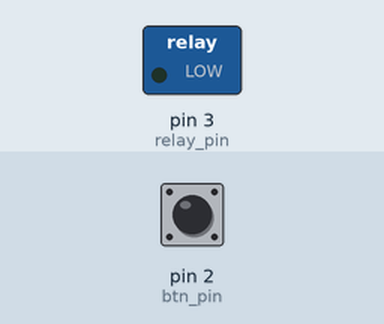
Recording of a sketch running on a simulated Arduino Uno, built with avr-gcc and run on an emulated ATmega328P. Shown: switched loads named in the sketch (green lamp = pin HIGH). The inputs (shaded band) are chosen by the test bench; at power-on: pin 2 (btn_pin) LOW.

Above: at 1.2 s.
1.3 s: pin 2 (btn_pin) pulled HIGH for 0.15 s
At 1.7 s:
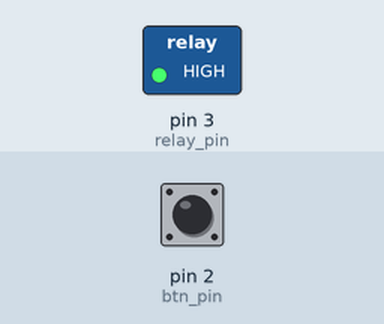
2.9 s: pin 2 (btn_pin) pulled HIGH for 1 s
At 4.2 s:
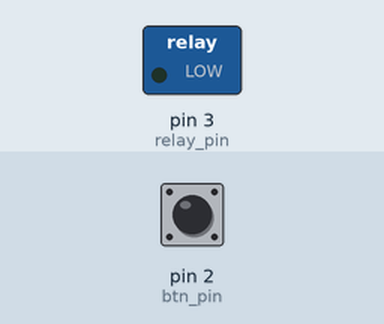
5.4 s: pin 2 (btn_pin) pulled HIGH for 3.2 s
At 9.0 s:
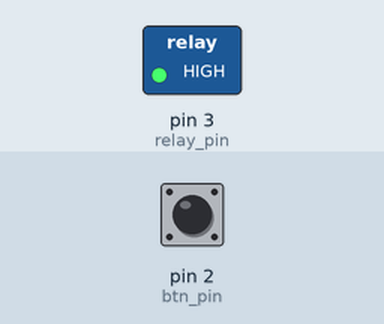
Timing chart, 0 to 10.5 s (numbered marks = the images above; inputs shaded):
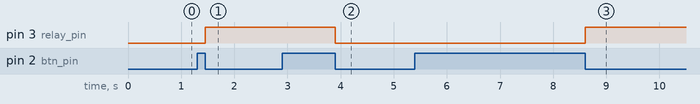

The sketch:

relay.ino
```cpp
class ReleaseButton {
public:
    explicit ReleaseButton()
        : button_was_pressed(false)
    {
    }

    boolean shouldHandle(const unsigned int pin_state) {
        if (button_was_pressed == HIGH && pin_state == LOW) {
            button_was_pressed = pin_state;
            return true;
        } else {
            button_was_pressed = pin_state;
            return false;
        }
    }

protected:
    boolean button_was_pressed;
};


const uint8_t btn_pin = 2;
const uint8_t relay_pin = 3;
bool enabled = false;
ReleaseButton btn;

void setup() {
    pinMode(btn_pin, INPUT);
    pinMode(relay_pin, OUTPUT);
}

void loop() {
    if (btn.shouldHandle(digitalRead(btn_pin))) {
        enabled = !enabled;
        digitalWrite(relay_pin, enabled);
    }
    delay(1);
}
```

Measured:
- after the input at 1.3 s, pin 3 (relay_pin): LOW → HIGH after 0.15 s
- after the input at 2.9 s, pin 3 (relay_pin): HIGH → LOW after 1.0 s
- after the input at 5.4 s, pin 3 (relay_pin): LOW → HIGH after 3.2 s
